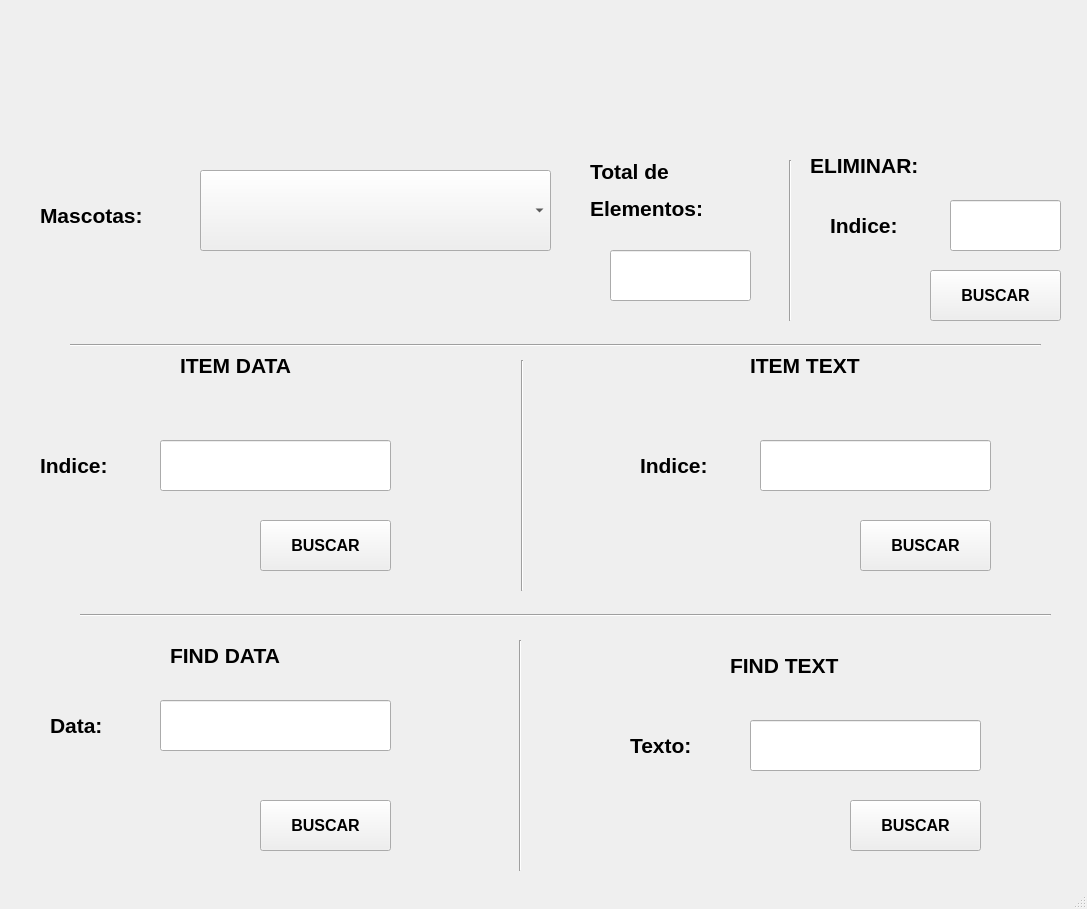
<?xml version="1.0" encoding="UTF-8"?>
<ui version="4.0">
 <class>MainWindow</class>
 <widget class="QMainWindow" name="MainWindow">
  <property name="geometry">
   <rect>
    <x>0</x>
    <y>0</y>
    <width>1087</width>
    <height>909</height>
   </rect>
  </property>
  <property name="windowTitle">
   <string>MainWindow</string>
  </property>
  <widget class="QWidget" name="centralwidget">
   <widget class="QComboBox" name="comboBox">
    <property name="geometry">
     <rect>
      <x>200</x>
      <y>170</y>
      <width>351</width>
      <height>81</height>
     </rect>
    </property>
    <property name="font">
     <font>
      <pointsize>18</pointsize>
      <weight>75</weight>
      <bold>true</bold>
     </font>
    </property>
   </widget>
   <widget class="QLabel" name="label">
    <property name="geometry">
     <rect>
      <x>40</x>
      <y>190</y>
      <width>141</width>
      <height>51</height>
     </rect>
    </property>
    <property name="font">
     <font>
      <pointsize>16</pointsize>
      <weight>75</weight>
      <bold>true</bold>
     </font>
    </property>
    <property name="text">
     <string>Mascotas:</string>
    </property>
   </widget>
   <widget class="QLabel" name="label_2">
    <property name="geometry">
     <rect>
      <x>40</x>
      <y>440</y>
      <width>101</width>
      <height>51</height>
     </rect>
    </property>
    <property name="font">
     <font>
      <pointsize>16</pointsize>
      <weight>75</weight>
      <bold>true</bold>
     </font>
    </property>
    <property name="text">
     <string>Indice:</string>
    </property>
   </widget>
   <widget class="QLabel" name="label_4">
    <property name="geometry">
     <rect>
      <x>590</x>
      <y>150</y>
      <width>161</width>
      <height>81</height>
     </rect>
    </property>
    <property name="font">
     <font>
      <pointsize>16</pointsize>
      <weight>75</weight>
      <bold>true</bold>
     </font>
    </property>
    <property name="text">
     <string>&lt;html&gt;&lt;head/&gt;&lt;body&gt;&lt;p&gt;Total de &lt;/p&gt;&lt;p&gt;Elementos:&lt;/p&gt;&lt;/body&gt;&lt;/html&gt;</string>
    </property>
   </widget>
   <widget class="QLineEdit" name="txt_indiceItemData">
    <property name="geometry">
     <rect>
      <x>160</x>
      <y>440</y>
      <width>231</width>
      <height>51</height>
     </rect>
    </property>
   </widget>
   <widget class="QLineEdit" name="txt_totalElementos">
    <property name="geometry">
     <rect>
      <x>610</x>
      <y>250</y>
      <width>141</width>
      <height>51</height>
     </rect>
    </property>
    <property name="font">
     <font>
      <pointsize>16</pointsize>
      <weight>75</weight>
      <bold>true</bold>
     </font>
    </property>
    <property name="alignment">
     <set>Qt::AlignCenter</set>
    </property>
   </widget>
   <widget class="Line" name="line">
    <property name="geometry">
     <rect>
      <x>80</x>
      <y>590</y>
      <width>971</width>
      <height>51</height>
     </rect>
    </property>
    <property name="orientation">
     <enum>Qt::Horizontal</enum>
    </property>
   </widget>
   <widget class="QLabel" name="label_3">
    <property name="geometry">
     <rect>
      <x>170</x>
      <y>630</y>
      <width>191</width>
      <height>51</height>
     </rect>
    </property>
    <property name="font">
     <font>
      <pointsize>16</pointsize>
      <weight>75</weight>
      <bold>true</bold>
     </font>
    </property>
    <property name="text">
     <string>FIND DATA</string>
    </property>
   </widget>
   <widget class="QLabel" name="label_5">
    <property name="geometry">
     <rect>
      <x>730</x>
      <y>640</y>
      <width>191</width>
      <height>51</height>
     </rect>
    </property>
    <property name="font">
     <font>
      <pointsize>16</pointsize>
      <weight>75</weight>
      <bold>true</bold>
     </font>
    </property>
    <property name="text">
     <string>FIND TEXT</string>
    </property>
   </widget>
   <widget class="QLabel" name="label_6">
    <property name="geometry">
     <rect>
      <x>180</x>
      <y>340</y>
      <width>191</width>
      <height>51</height>
     </rect>
    </property>
    <property name="font">
     <font>
      <pointsize>16</pointsize>
      <weight>75</weight>
      <bold>true</bold>
     </font>
    </property>
    <property name="text">
     <string>ITEM DATA</string>
    </property>
   </widget>
   <widget class="QLabel" name="label_7">
    <property name="geometry">
     <rect>
      <x>750</x>
      <y>340</y>
      <width>191</width>
      <height>51</height>
     </rect>
    </property>
    <property name="font">
     <font>
      <pointsize>16</pointsize>
      <weight>75</weight>
      <bold>true</bold>
     </font>
    </property>
    <property name="text">
     <string>ITEM TEXT</string>
    </property>
   </widget>
   <widget class="QLabel" name="label_8">
    <property name="geometry">
     <rect>
      <x>640</x>
      <y>440</y>
      <width>101</width>
      <height>51</height>
     </rect>
    </property>
    <property name="font">
     <font>
      <pointsize>16</pointsize>
      <weight>75</weight>
      <bold>true</bold>
     </font>
    </property>
    <property name="text">
     <string>Indice:</string>
    </property>
   </widget>
   <widget class="QLineEdit" name="txt_indiceItemText">
    <property name="geometry">
     <rect>
      <x>760</x>
      <y>440</y>
      <width>231</width>
      <height>51</height>
     </rect>
    </property>
   </widget>
   <widget class="QLabel" name="label_9">
    <property name="geometry">
     <rect>
      <x>50</x>
      <y>700</y>
      <width>101</width>
      <height>51</height>
     </rect>
    </property>
    <property name="font">
     <font>
      <pointsize>16</pointsize>
      <weight>75</weight>
      <bold>true</bold>
     </font>
    </property>
    <property name="text">
     <string>Data:</string>
    </property>
   </widget>
   <widget class="QLineEdit" name="txt_dataFind">
    <property name="geometry">
     <rect>
      <x>160</x>
      <y>700</y>
      <width>231</width>
      <height>51</height>
     </rect>
    </property>
   </widget>
   <widget class="QLineEdit" name="txt_TextFind">
    <property name="geometry">
     <rect>
      <x>750</x>
      <y>720</y>
      <width>231</width>
      <height>51</height>
     </rect>
    </property>
   </widget>
   <widget class="QLabel" name="label_10">
    <property name="geometry">
     <rect>
      <x>630</x>
      <y>720</y>
      <width>101</width>
      <height>51</height>
     </rect>
    </property>
    <property name="font">
     <font>
      <pointsize>16</pointsize>
      <weight>75</weight>
      <bold>true</bold>
     </font>
    </property>
    <property name="text">
     <string>Texto:</string>
    </property>
   </widget>
   <widget class="QPushButton" name="btn_itemData">
    <property name="geometry">
     <rect>
      <x>260</x>
      <y>520</y>
      <width>131</width>
      <height>51</height>
     </rect>
    </property>
    <property name="font">
     <font>
      <pointsize>12</pointsize>
      <weight>75</weight>
      <bold>true</bold>
     </font>
    </property>
    <property name="text">
     <string>BUSCAR</string>
    </property>
   </widget>
   <widget class="QPushButton" name="btn_findData">
    <property name="geometry">
     <rect>
      <x>260</x>
      <y>800</y>
      <width>131</width>
      <height>51</height>
     </rect>
    </property>
    <property name="font">
     <font>
      <pointsize>12</pointsize>
      <weight>75</weight>
      <bold>true</bold>
     </font>
    </property>
    <property name="text">
     <string>BUSCAR</string>
    </property>
   </widget>
   <widget class="QPushButton" name="btn_itemText">
    <property name="geometry">
     <rect>
      <x>860</x>
      <y>520</y>
      <width>131</width>
      <height>51</height>
     </rect>
    </property>
    <property name="font">
     <font>
      <pointsize>12</pointsize>
      <weight>75</weight>
      <bold>true</bold>
     </font>
    </property>
    <property name="text">
     <string>BUSCAR</string>
    </property>
   </widget>
   <widget class="QPushButton" name="btn_findText">
    <property name="geometry">
     <rect>
      <x>850</x>
      <y>800</y>
      <width>131</width>
      <height>51</height>
     </rect>
    </property>
    <property name="font">
     <font>
      <pointsize>12</pointsize>
      <weight>75</weight>
      <bold>true</bold>
     </font>
    </property>
    <property name="text">
     <string>BUSCAR</string>
    </property>
   </widget>
   <widget class="Line" name="line_2">
    <property name="geometry">
     <rect>
      <x>70</x>
      <y>320</y>
      <width>971</width>
      <height>51</height>
     </rect>
    </property>
    <property name="orientation">
     <enum>Qt::Horizontal</enum>
    </property>
   </widget>
   <widget class="Line" name="line_3">
    <property name="geometry">
     <rect>
      <x>512</x>
      <y>360</y>
      <width>21</width>
      <height>231</height>
     </rect>
    </property>
    <property name="orientation">
     <enum>Qt::Vertical</enum>
    </property>
   </widget>
   <widget class="Line" name="line_4">
    <property name="geometry">
     <rect>
      <x>510</x>
      <y>640</y>
      <width>21</width>
      <height>231</height>
     </rect>
    </property>
    <property name="orientation">
     <enum>Qt::Vertical</enum>
    </property>
   </widget>
   <widget class="Line" name="line_5">
    <property name="geometry">
     <rect>
      <x>780</x>
      <y>160</y>
      <width>21</width>
      <height>161</height>
     </rect>
    </property>
    <property name="orientation">
     <enum>Qt::Vertical</enum>
    </property>
   </widget>
   <widget class="QPushButton" name="btn_eliminar">
    <property name="geometry">
     <rect>
      <x>930</x>
      <y>270</y>
      <width>131</width>
      <height>51</height>
     </rect>
    </property>
    <property name="font">
     <font>
      <pointsize>12</pointsize>
      <weight>75</weight>
      <bold>true</bold>
     </font>
    </property>
    <property name="text">
     <string>BUSCAR</string>
    </property>
   </widget>
   <widget class="QLabel" name="label_11">
    <property name="geometry">
     <rect>
      <x>830</x>
      <y>200</y>
      <width>101</width>
      <height>51</height>
     </rect>
    </property>
    <property name="font">
     <font>
      <pointsize>16</pointsize>
      <weight>75</weight>
      <bold>true</bold>
     </font>
    </property>
    <property name="text">
     <string>Indice:</string>
    </property>
   </widget>
   <widget class="QLineEdit" name="txt_indiceEliminar">
    <property name="geometry">
     <rect>
      <x>950</x>
      <y>200</y>
      <width>111</width>
      <height>51</height>
     </rect>
    </property>
   </widget>
   <widget class="QLabel" name="label_12">
    <property name="geometry">
     <rect>
      <x>810</x>
      <y>140</y>
      <width>191</width>
      <height>51</height>
     </rect>
    </property>
    <property name="font">
     <font>
      <pointsize>16</pointsize>
      <weight>75</weight>
      <bold>true</bold>
     </font>
    </property>
    <property name="text">
     <string>ELIMINAR:</string>
    </property>
   </widget>
   <widget class="QLabel" name="label_13">
    <property name="geometry">
     <rect>
      <x>110</x>
      <y>0</y>
      <width>841</width>
      <height>81</height>
     </rect>
    </property>
    <property name="text">
     <string/>
    </property>
    <property name="pixmap">
     <pixmap resource="../PIP_UNIDAD_2_2021_3/recursos_proyecto.qrc">:/UAT_FIANS/Imagenes/FIANS.png</pixmap>
    </property>
    <property name="scaledContents">
     <bool>true</bool>
    </property>
   </widget>
   <widget class="QLabel" name="label_14">
    <property name="geometry">
     <rect>
      <x>0</x>
      <y>0</y>
      <width>111</width>
      <height>121</height>
     </rect>
    </property>
    <property name="text">
     <string/>
    </property>
    <property name="pixmap">
     <pixmap resource="../PIP_UNIDAD_2_2021_3/recursos_proyecto.qrc">:/NUMEROS/Imagenes/Boca_Juniors_logo18.svg.png</pixmap>
    </property>
    <property name="scaledContents">
     <bool>true</bool>
    </property>
   </widget>
   <widget class="QLabel" name="label_15">
    <property name="geometry">
     <rect>
      <x>960</x>
      <y>0</y>
      <width>121</width>
      <height>131</height>
     </rect>
    </property>
    <property name="text">
     <string/>
    </property>
    <property name="pixmap">
     <pixmap resource="../PIP_UNIDAD_2_2021_3/recursos_proyecto.qrc">:/LOGO/Imagenes/HD-wallpaper-bob-esponja-mafioso-bob-esponja-gangster-mafioso-meme.jpg</pixmap>
    </property>
    <property name="scaledContents">
     <bool>true</bool>
    </property>
   </widget>
  </widget>
  <widget class="QMenuBar" name="menubar">
   <property name="geometry">
    <rect>
     <x>0</x>
     <y>0</y>
     <width>1087</width>
     <height>22</height>
    </rect>
   </property>
  </widget>
  <widget class="QStatusBar" name="statusbar"/>
 </widget>
 <resources>
  <include location="../PIP_UNIDAD_2_2021_3/recursos_proyecto.qrc"/>
 </resources>
 <connections/>
</ui>
